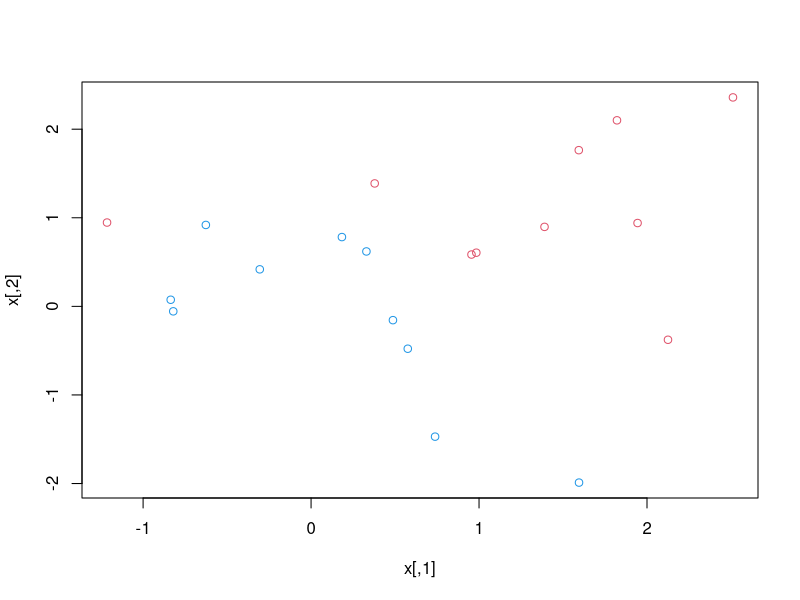
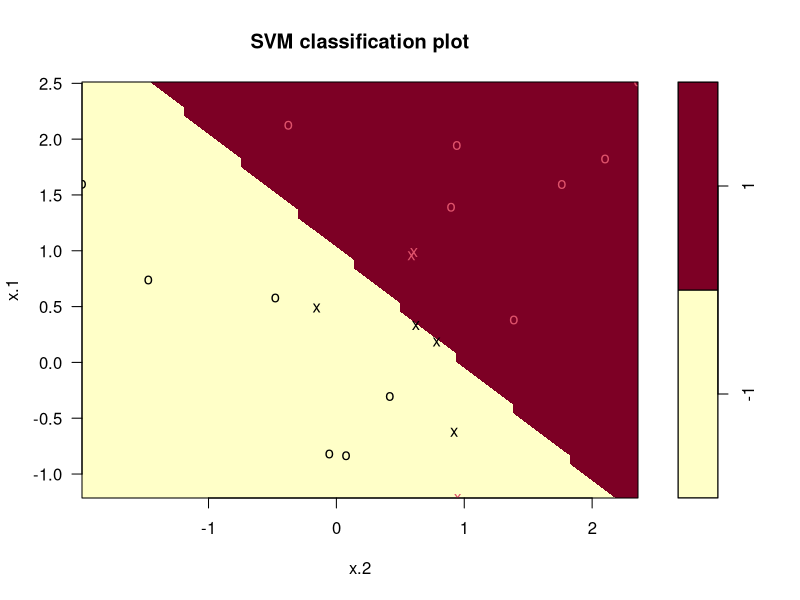
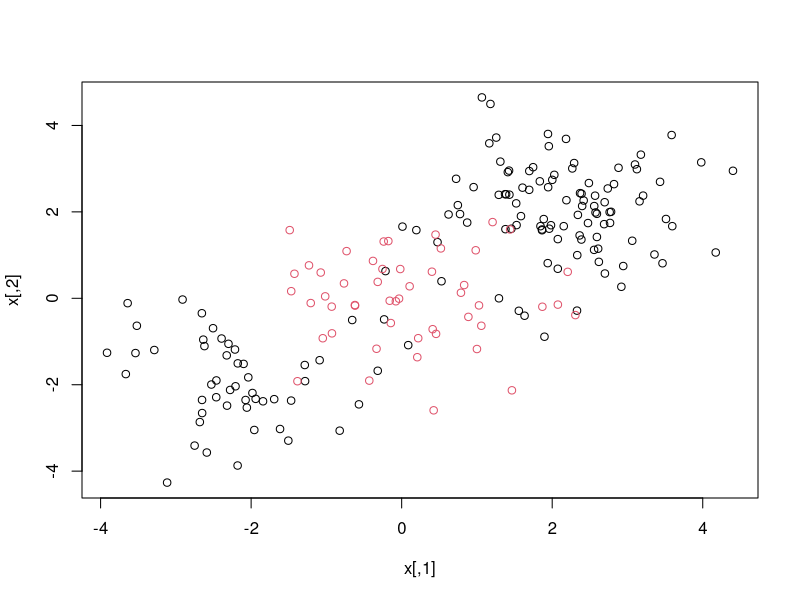
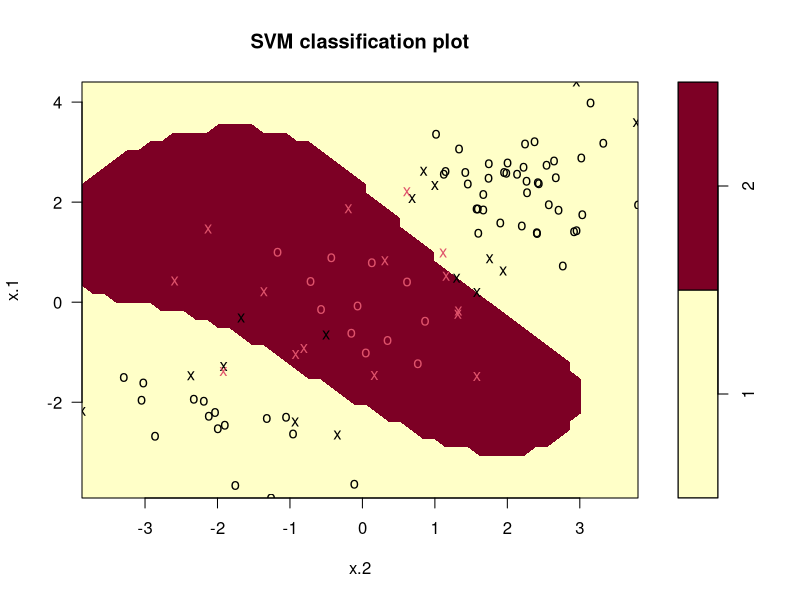
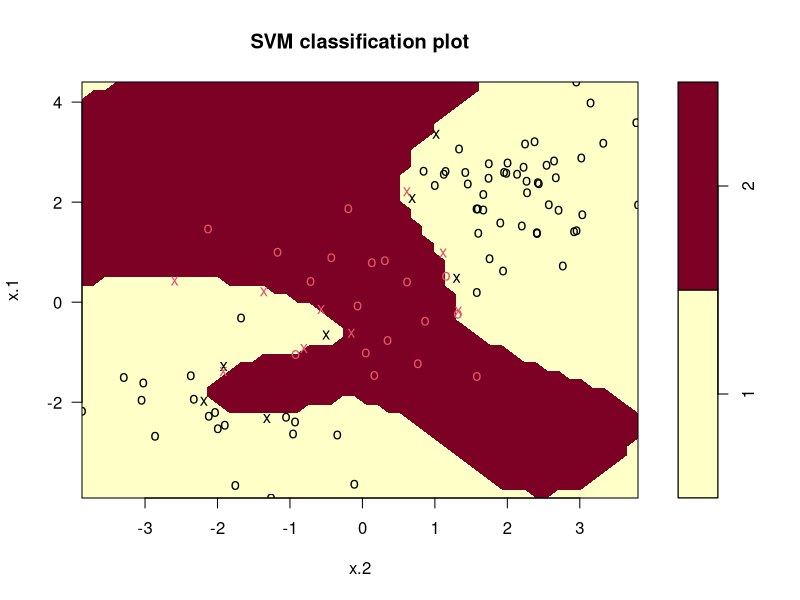
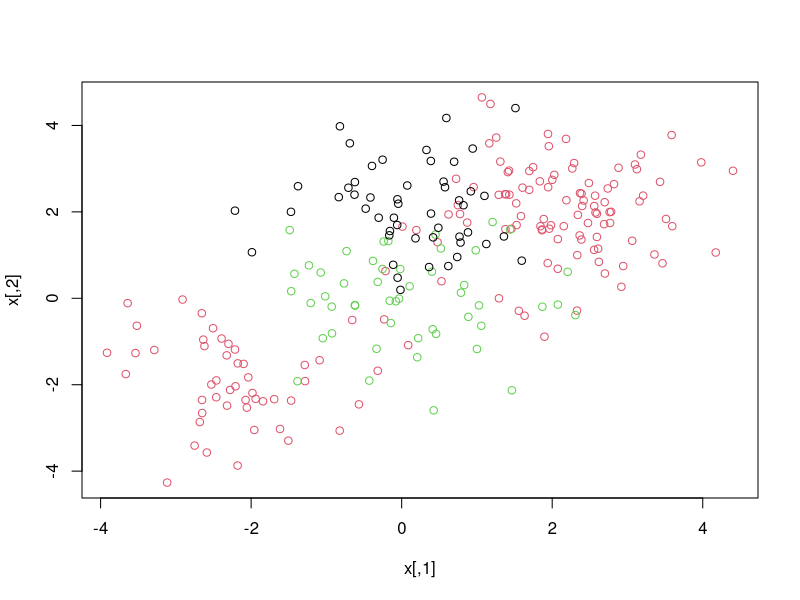
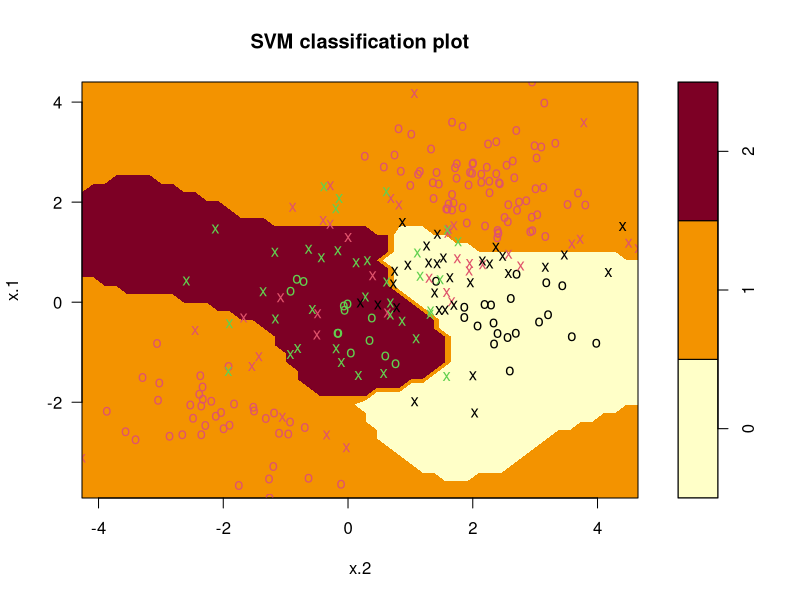

The R script that drew these images, in order:
## ---- chunk 1
knitr::opts_chunk$set(echo = FALSE)
## ---- chunk 2
set.seed(1)
x <- matrix(rnorm(20 * 2), ncol = 2) 
y <- c(rep(-1, 10), rep(1, 10))
x[y == 1, ] <- x[y == 1, ] + 1
plot(x, col = (3 - y))
## ---- chunk 3
dat <- data.frame(x = x, y = as.factor(y))
library(e1071)
svmfit <- svm(y ~ ., data = dat, kernel = "linear", 
              cost = 10, scale = FALSE)
plot(svmfit, dat)
## ---- chunk 4
svmfit$index
## ---- chunk 5
summary(svmfit)
## ---- chunk 6
set.seed(1)
tune.out <- tune(svm, y ~ ., data = dat, kernel = "linear",
ranges = list(cost = c(0.001, 0.01, 0.1, 1, 5, 10, 100)))
## ---- chunk 7
summary(tune.out)
## ---- chunk 8
bestmod <- tune.out$best.model
summary(bestmod)
## ---- chunk 9
xtest <- matrix(rnorm(20 * 2), ncol = 2)
ytest <- sample(c(-1, 1), 20, rep = TRUE)
xtest[ytest == 1, ] <- xtest[ytest == 1, ] + 1
testdat <- data.frame(x = xtest, y = as.factor(ytest))
## ---- chunk 10
ypred <- predict(bestmod, testdat)
table(predict = ypred, truth = testdat$y)
## ---- chunk 11
set.seed(1)
x <- matrix(rnorm(200 * 2), ncol = 2)
x[1:100, ] <- x[1:100, ] + 2
x[101:150, ] <- x[101:150, ] - 2
y <- c(rep(1, 150), rep(2, 50))
dat <- data.frame(x = x, y = as.factor(y))
plot(x, col = y)
## ---- chunk 12
train <- sample(200, 100)
svmfit <- svm(y ~ ., data = dat[train, ], kernel = "radial",
gamma = 1, cost = 1)
plot(svmfit, dat[train, ])
## ---- chunk 13
summary(svmfit)
## ---- chunk 14
svmfit <- svm(y ~ ., data = dat[train, ], kernel = "radial", gamma = 1, cost = 1e5)
plot(svmfit, dat[train, ])
## ---- chunk 15
set.seed(1)
tune.out <- tune(svm, y ~ ., data = dat[train, ],
kernel = "radial", ranges = list(
cost = c(0.1, 1, 10, 100, 1000),
gamma = c(0.5, 1, 2, 3, 4) )
)
summary(tune.out)
## ---- chunk 16
table(
true = dat[-train, "y"], pred = predict(
tune.out$best.model, newdata = dat[-train, ]
) )
## ---- chunk 17
set.seed(1)
x <- rbind(x, matrix(rnorm(50 * 2), ncol = 2)) 
y <- c(y, rep(0, 50))
x[y == 0, 2] <- x[y == 0, 2] + 2
dat <- data.frame(x = x, y = as.factor(y))
par(mfrow = c(1, 1))
plot(x, col = (y + 1))
## ---- chunk 18
svmfit <- svm(y ~ ., data = dat, kernel = "radial", cost = 10, gamma = 1)
plot(svmfit, dat)
